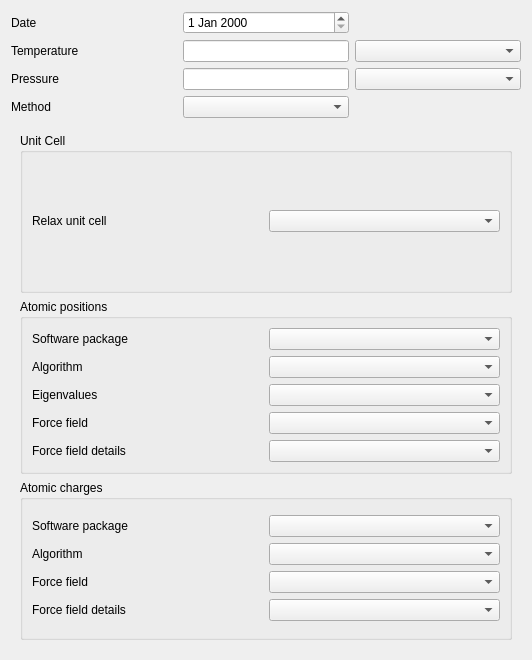
<?xml version="1.0" encoding="UTF-8"?>
<ui version="4.0">
 <class>InfoCreationMainWidget</class>
 <widget class="QWidget" name="InfoCreationMainWidget">
  <property name="geometry">
   <rect>
    <x>0</x>
    <y>0</y>
    <width>532</width>
    <height>660</height>
   </rect>
  </property>
  <property name="windowTitle">
   <string>Form</string>
  </property>
  <layout class="QVBoxLayout" name="verticalLayout">
   <item>
    <layout class="QHBoxLayout" name="horizontalLayout_7">
     <item>
      <layout class="QGridLayout" name="gridLayout" columnstretch="1,1,1">
       <item row="1" column="1">
        <widget class="QLineEdit" name="temperatureLineEdit">
        </widget>
       </item>
       <item row="2" column="2">
        <widget class="QComboBox" name="pressureComboBox"/>
       </item>
       <item row="1" column="0">
        <widget class="QLabel" name="label_2">
         <property name="text">
          <string>Temperature</string>
         </property>
        </widget>
       </item>
       <item row="3" column="0">
        <widget class="QLabel" name="label_4">
         <property name="text">
          <string>Method</string>
         </property>
        </widget>
       </item>
       <item row="2" column="0">
        <widget class="QLabel" name="label_3">
         <property name="text">
          <string>Pressure</string>
         </property>
        </widget>
       </item>
       <item row="0" column="1">
        <widget class="QDateEdit" name="creationDateEdit"/>
       </item>
       <item row="0" column="0">
        <widget class="QLabel" name="label">
         <property name="text">
          <string>Date</string>
         </property>
        </widget>
       </item>
       <item row="3" column="1">
        <widget class="QComboBox" name="methodComboBox"/>
       </item>
       <item row="1" column="2">
        <widget class="QComboBox" name="temperatureComboBox"/>
       </item>
       <item row="2" column="1">
        <widget class="QLineEdit" name="pressureLineEdit"/>
       </item>
      </layout>
     </item>
    </layout>
   </item>
   <item>
    <widget class="QStackedWidget" name="stackedWidget">
     <property name="currentIndex">
      <number>0</number>
     </property>
     <widget class="QWidget" name="page">
      <layout class="QVBoxLayout" name="verticalLayout_5">
       <item>
        <widget class="QGroupBox" name="groupBox">
         <property name="title">
          <string>Unit Cell</string>
         </property>
         <layout class="QVBoxLayout" name="verticalLayout_2">
          <item>
           <layout class="QHBoxLayout" name="horizontalLayout_8">
            <item>
             <widget class="QLabel" name="label_5">
              <property name="text">
               <string>Relax unit cell</string>
              </property>
             </widget>
            </item>
            <item>
             <widget class="QComboBox" name="relaxUnitCellComboBox"/>
            </item>
           </layout>
          </item>
         </layout>
        </widget>
       </item>
       <item>
        <widget class="QGroupBox" name="groupBox_2">
         <property name="title">
          <string>Atomic positions</string>
         </property>
         <layout class="QVBoxLayout" name="verticalLayout_3">
          <item>
           <layout class="QGridLayout" name="gridLayout_2">
            <item row="3" column="1">
             <widget class="QComboBox" name="positionsForceFieldComboBox"/>
            </item>
            <item row="1" column="1">
             <widget class="QComboBox" name="positionsAlgorithmComboBox"/>
            </item>
            <item row="2" column="1">
             <widget class="QComboBox" name="positionsEigenvaluesComboBox"/>
            </item>
            <item row="3" column="0">
             <widget class="QLabel" name="label_9">
              <property name="text">
               <string>Force field</string>
              </property>
             </widget>
            </item>
            <item row="0" column="1">
             <widget class="QComboBox" name="positionsSoftwarePackageComboBox"/>
            </item>
            <item row="0" column="0">
             <widget class="QLabel" name="label_6">
              <property name="text">
               <string>Software package</string>
              </property>
             </widget>
            </item>
            <item row="2" column="0">
             <widget class="QLabel" name="label_8">
              <property name="text">
               <string>Eigenvalues</string>
              </property>
             </widget>
            </item>
            <item row="4" column="0">
             <widget class="QLabel" name="label_10">
              <property name="text">
               <string>Force field details</string>
              </property>
             </widget>
            </item>
            <item row="1" column="0">
             <widget class="QLabel" name="label_7">
              <property name="text">
               <string>Algorithm</string>
              </property>
             </widget>
            </item>
            <item row="4" column="1">
             <widget class="QComboBox" name="positionsForceFieldDetailsComboBox"/>
            </item>
           </layout>
          </item>
         </layout>
        </widget>
       </item>
       <item>
        <widget class="QGroupBox" name="groupBox_3">
         <property name="title">
          <string>Atomic charges</string>
         </property>
         <layout class="QVBoxLayout" name="verticalLayout_4">
          <item>
           <layout class="QGridLayout" name="gridLayout_3">
            <item row="2" column="0">
             <widget class="QLabel" name="label_15">
              <property name="text">
               <string>Force field</string>
              </property>
             </widget>
            </item>
            <item row="0" column="1">
             <widget class="QComboBox" name="chargeSoftwarePackageComboBox"/>
            </item>
            <item row="3" column="0">
             <widget class="QLabel" name="label_12">
              <property name="text">
               <string>Force field details</string>
              </property>
             </widget>
            </item>
            <item row="1" column="0">
             <widget class="QLabel" name="label_11">
              <property name="text">
               <string>Algorithm</string>
              </property>
             </widget>
            </item>
            <item row="0" column="0">
             <widget class="QLabel" name="label_14">
              <property name="text">
               <string>Software package</string>
              </property>
             </widget>
            </item>
            <item row="1" column="1">
             <widget class="QComboBox" name="chargeAlgorithmComboBox"/>
            </item>
            <item row="2" column="1">
             <widget class="QComboBox" name="chargeForceFieldComboBox"/>
            </item>
            <item row="3" column="1">
             <widget class="QComboBox" name="chargeForceFieldDetailsComboBox"/>
            </item>
           </layout>
          </item>
         </layout>
        </widget>
       </item>
      </layout>
     </widget>
     <widget class="QWidget" name="page_2">
      <layout class="QVBoxLayout" name="verticalLayout_6">
       <item>
        <layout class="QGridLayout" name="gridLayout_4">
         <item row="0" column="0">
          <widget class="QLabel" name="label_13">
           <property name="text">
            <string>Radiation type</string>
           </property>
          </widget>
         </item>
         <item row="0" column="1">
          <widget class="QLineEdit" name="lineEdit_7"/>
         </item>
         <item row="1" column="0">
          <widget class="QLabel" name="label_16">
           <property name="text">
            <string>Radiation wavelength</string>
           </property>
          </widget>
         </item>
         <item row="2" column="0">
          <widget class="QLabel" name="label_17">
           <property name="text">
            <string>Measurement Theta</string>
           </property>
          </widget>
         </item>
         <item row="2" column="1">
          <layout class="QHBoxLayout" name="horizontalLayout">
           <item>
            <widget class="QDoubleSpinBox" name="doubleSpinBox">
             <property name="keyboardTracking">
              <bool>false</bool>
             </property>
             <property name="decimals">
              <number>5</number>
             </property>
            </widget>
           </item>
           <item>
            <widget class="QDoubleSpinBox" name="doubleSpinBox_2">
             <property name="keyboardTracking">
              <bool>false</bool>
             </property>
             <property name="decimals">
              <number>5</number>
             </property>
            </widget>
           </item>
          </layout>
         </item>
         <item row="1" column="1">
          <widget class="QDoubleSpinBox" name="doubleSpinBox_14">
           <property name="keyboardTracking">
            <bool>false</bool>
           </property>
           <property name="decimals">
            <number>5</number>
           </property>
          </widget>
         </item>
        </layout>
       </item>
       <item>
        <layout class="QHBoxLayout" name="horizontalLayout_2">
         <item>
          <widget class="QLabel" name="label_18">
           <property name="text">
            <string>Labels</string>
           </property>
          </widget>
         </item>
         <item>
          <widget class="QDoubleSpinBox" name="doubleSpinBox_3"/>
         </item>
         <item>
          <widget class="QDoubleSpinBox" name="doubleSpinBox_4"/>
         </item>
         <item>
          <widget class="QDoubleSpinBox" name="doubleSpinBox_5"/>
         </item>
         <item>
          <widget class="QDoubleSpinBox" name="doubleSpinBox_6"/>
         </item>
         <item>
          <widget class="QDoubleSpinBox" name="doubleSpinBox_7"/>
         </item>
         <item>
          <widget class="QDoubleSpinBox" name="doubleSpinBox_8"/>
         </item>
        </layout>
       </item>
       <item>
        <layout class="QHBoxLayout" name="horizontalLayout_3">
         <item>
          <widget class="QLabel" name="label_19">
           <property name="text">
            <string>Number of reflections</string>
           </property>
          </widget>
         </item>
         <item>
          <widget class="QSpinBox" name="spinBox">
           <property name="maximum">
            <number>9999</number>
           </property>
          </widget>
         </item>
         <item>
          <widget class="QLabel" name="label_20">
           <property name="text">
            <string>Software</string>
           </property>
          </widget>
         </item>
         <item>
          <widget class="QLineEdit" name="lineEdit_9"/>
         </item>
        </layout>
       </item>
       <item>
        <widget class="QPlainTextEdit" name="plainTextEdit">
        </widget>
       </item>
       <item>
        <layout class="QGridLayout" name="gridLayout_5">
         <item row="0" column="0">
          <widget class="QLabel" name="label_21">
           <property name="text">
            <string>Goodness-of-fit F</string>
           </property>
          </widget>
         </item>
         <item row="0" column="1">
          <widget class="QDoubleSpinBox" name="doubleSpinBox_9"/>
         </item>
         <item row="1" column="0">
          <widget class="QLabel" name="label_22">
           <property name="text">
            <string>Final R indices [|&gt;2 sigma(l)|]</string>
           </property>
          </widget>
         </item>
         <item row="1" column="1">
          <widget class="QDoubleSpinBox" name="doubleSpinBox_10"/>
         </item>
         <item row="2" column="0">
          <widget class="QLabel" name="label_23">
           <property name="text">
            <string>R indices (all data)</string>
           </property>
          </widget>
         </item>
         <item row="2" column="1">
          <widget class="QDoubleSpinBox" name="doubleSpinBox_11"/>
         </item>
        </layout>
       </item>
      </layout>
     </widget>
    </widget>
   </item>
  </layout>
 </widget>
 <resources/>
 <connections/>
</ui>
